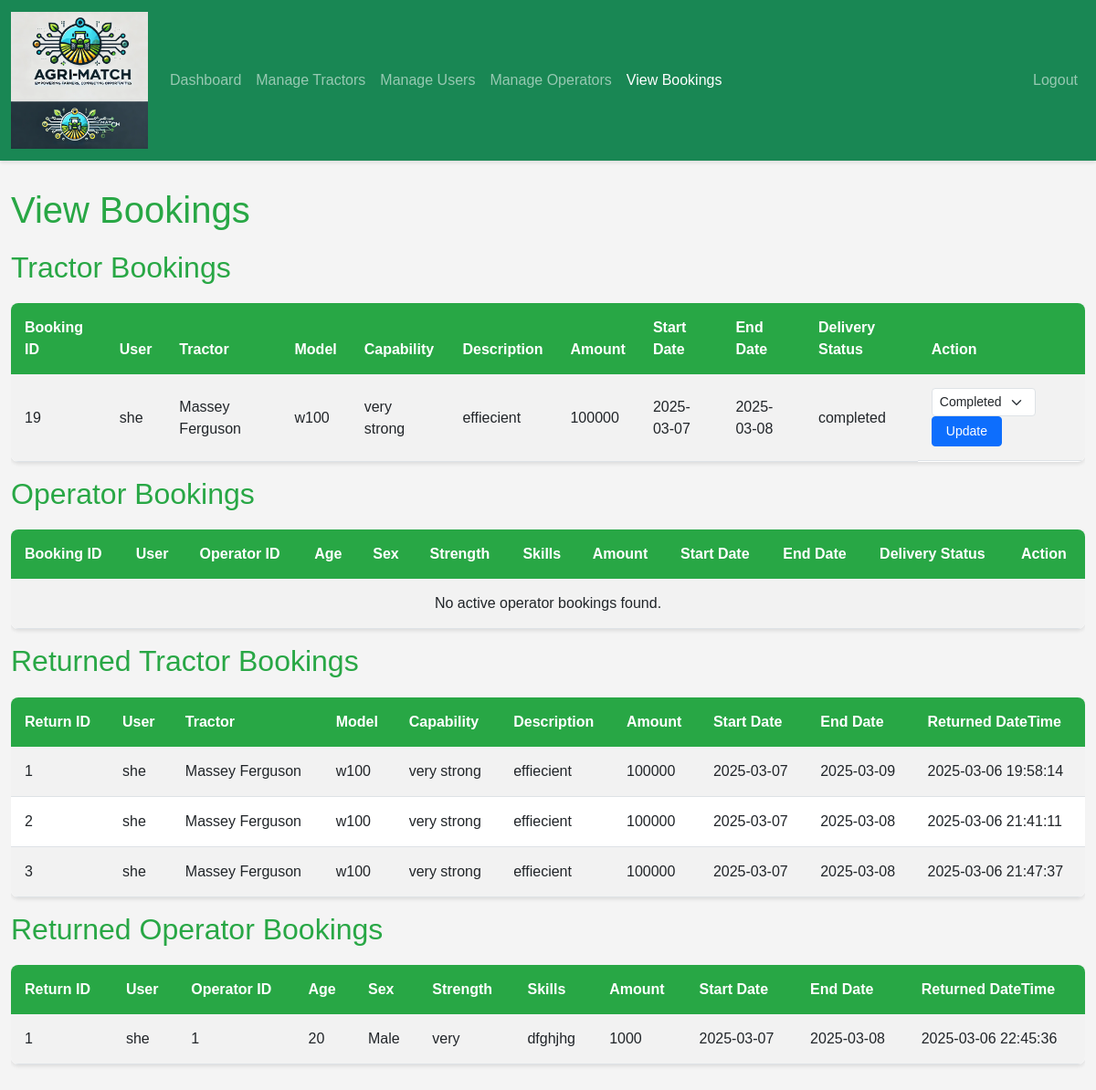
The page /view_bookings.php (signed in) on the database its author committed.
### tables this page shows
CREATE TABLE `bookings` (
  `id` int(11) NOT NULL,
  `user_id` int(11) DEFAULT NULL,
  `tractor_id` int(11) DEFAULT NULL,
  `delivery_status` enum('pending','completed') DEFAULT 'pending',
  `start_date` date DEFAULT NULL,
  `end_date` date DEFAULT NULL,
  `amount` int(11) NOT NULL DEFAULT 0,
  `image` varchar(255) NOT NULL DEFAULT '',
  `purchasedby` int(11) NOT NULL
);

CREATE TABLE `users` (
  `id` int(11) NOT NULL,
  `username` varchar(50) NOT NULL,
  `password` varchar(255) NOT NULL,
  `role` enum('renter','rentee','admin') NOT NULL
);

CREATE TABLE `tractors` (
  `id` int(11) NOT NULL,
  `name` varchar(100) NOT NULL,
  `status` enum('available','booked') DEFAULT 'available',
  `model` varchar(100) NOT NULL,
  `capability` varchar(100) NOT NULL,
  `description` text DEFAULT NULL,
  `amount` int(11) NOT NULL DEFAULT 0,
  `image` varchar(255) NOT NULL DEFAULT '',
  `user_id` int(11) NOT NULL
);

CREATE TABLE `returned_bookings` (
  `id` int(11) NOT NULL,
  `user_id` int(11) DEFAULT NULL,
  `tractor_id` int(11) DEFAULT NULL,
  `start_date` date DEFAULT NULL,
  `end_date` date DEFAULT NULL,
  `amount` int(11) NOT NULL DEFAULT 0,
  `image` varchar(255) NOT NULL,
  `purchasedby` int(11) NOT NULL,
  `returned_datetime` datetime DEFAULT current_timestamp()
);

CREATE TABLE `returned_operator_bookings` (
  `id` int(11) NOT NULL,
  `user_id` int(11) NOT NULL,
  `operator_id` int(11) NOT NULL,
  `start_date` date NOT NULL,
  `end_date` date NOT NULL,
  `amount` int(11) NOT NULL,
  `purchasedby` int(11) NOT NULL,
  `returned_datetime` datetime DEFAULT current_timestamp()
);

CREATE TABLE `operators` (
  `id` int(11) NOT NULL,
  `age` int(11) NOT NULL,
  `sex` enum('Male','Female','Other') NOT NULL,
  `strength` varchar(100) NOT NULL,
  `skills` text NOT NULL,
  `amount` int(11) NOT NULL,
  `created_at` timestamp NOT NULL DEFAULT current_timestamp(),
  `status` enum('available','booked') DEFAULT 'available'
);

### view_bookings.php (the view, shortened to what the rows shown need)
<?php
$conn = new mysqli("localhost", "root", "", "agrimatch");
if ($_SESSION['role'] == 'admin') {
    $sql_tractors = "SELECT bookings.id, bookings.user_id, bookings.tractor_id, bookings.start_date, bookings.end_date, bookings.amount, bookings.delivery_status,
                            users.username, tractors.name, tractors.model, tractors.capability, tractors.description
                     FROM bookings
                     JOIN users ON bookings.user_id = users.id
                     JOIN tractors ON bookings.tractor_id = tractors.id";
    $result_tractors = $conn->query($sql_tractors);
}
if ($_SESSION['role'] == 'admin') {
    $sql_returned_tractors = "SELECT returned_bookings.id, returned_bookings.user_id, returned_bookings.tractor_id, returned_bookings.start_date,
                                     returned_bookings.end_date, returned_bookings.amount, returned_bookings.returned_datetime,
                                     users.username, tractors.name, tractors.model, tractors.capability, tractors.description
                              FROM returned_bookings
                              JOIN users ON returned_bookings.user_id = users.id
                              JOIN tractors ON returned_bookings.tractor_id = tractors.id";
    $result_returned_tractors = $conn->query($sql_returned_tractors);
    $sql_returned_operators = "SELECT rob.id, rob.user_id, rob.operator_id, rob.start_date, rob.end_date, rob.amount, rob.returned_datetime,
                                      users.username, o.age, o.sex, o.strength, o.skills
                               FROM returned_operator_bookings rob
                               JOIN users ON rob.user_id = users.id
                               JOIN operators o ON rob.operator_id = o.id";
    $result_returned_operators = $conn->query($sql_returned_operators);
}
?>
<!DOCTYPE html>
<html lang="en">
<head>
    <link href="https://cdn.jsdelivr.net/npm/bootstrap@5.3.0-alpha1/dist/css/bootstrap.min.css" rel="stylesheet">
    <link href="https://cdnjs.cloudflare.com/ajax/libs/font-awesome/6.0.0-beta3/css/all.min.css" rel="stylesheet">
</head>
<body>
    <div class="container">
        <h1>View Bookings</h1>
        <h2>Tractor Bookings</h2>
        <div class="table-responsive">
            <table class="table table-striped">
                <thead>
                    <tr>
                        <th>Booking ID</th>
                        <th>User</th>
                        <th>Tractor</th>
                        <th>Model</th>
                        <th>Capability</th>
                        <th>Description</th>
                        <th>Amount</th>
                        <th>Start Date</th>
                        <th>End Date</th>
                        <th>Delivery Status</th>
                        <th>Action</th>
                    </tr>
                </thead>
                <tbody>
                    <?php
                    if ($result_tractors->num_rows > 0) {
                        while ($row = $result_tractors->fetch_assoc()) {
                            echo "<tr>
                                    <td>" . htmlspecialchars($row['id']) . "</td>
                                    <td>" . htmlspecialchars($row['username']) . "</td>
                                    <td>" . htmlspecialchars($row['name']) . "</td>
                                    <td>" . htmlspecialchars($row['model']) . "</td>
                                    <td>" . htmlspecialchars($row['capability']) . "</td>
                                    <td>" . htmlspecialchars($row['description']) . "</td>
                                    <td>" . htmlspecialchars($row['amount']) . "</td>
                                    <td>" . htmlspecialchars($row['start_date']) . "</td>
                                    <td>" . htmlspecialchars($row['end_date']) . "</td>
                                    <td>" . htmlspecialchars($row['delivery_status']) . "</td>
                                    <td class='action-buttons'>
                                        <form method='POST'>
                                            <input type='hidden' name='booking_id' value='" . htmlspecialchars($row['id']) . "'>
                                            <input type='hidden' name='type' value='tractor'>
                                            <select name='status' class='form-select form-select-sm'>
                                                <option value='pending'" . ($row['delivery_status'] == 'pending' ? ' selected' : '') . ">Pending</option>
                                                <option value='completed'" . ($row['delivery_status'] == 'completed' ? ' selected' : '') . ">Completed</option>
                                            </select>
                                            <button type='submit' name='update_status' class='btn btn-primary btn-sm btn-update'>Update</button>
                                        </form>
                                    </td>
                                  </tr>";
                        }
                    } else {
                        echo "<tr><td colspan='11' class='text-center'>No active tractor bookings found.</td></tr>";
                    }
                    ?>
                </tbody>
            </table>
        </div>
        <h2>Operator Bookings</h2>
        <div class="table-responsive">
            <table class="table table-striped">
                <thead>
                    <tr>
                        <th>Booking ID</th>
                        <th>User</th>
                        <th>Operator ID</th>
                        <th>Age</th>
                        <th>Sex</th>
                        <th>Strength</th>
                        <th>Skills</th>
                        <th>Amount</th>
                        <th>Start Date</th>
                        <th>End Date</th>
                        <th>Delivery Status</th>
                        <th>Action</th>
                    </tr>
                </thead>
            </table>
        </div>
        <?php if ($_SESSION['role'] == 'admin'): ?>
            <h2>Returned Tractor Bookings</h2>
            <div class="table-responsive">
                <table class="table table-striped">
                    <thead>
                        <tr>
                            <th>Return ID</th>
                            <th>User</th>
                            <th>Tractor</th>
                            <th>Model</th>
                            <th>Capability</th>
                            <th>Description</th>
                            <th>Amount</th>
                            <th>Start Date</th>
                            <th>End Date</th>
                            <th>Returned DateTime</th>
                        </tr>
                    </thead>
                    <tbody>
                        <?php
                        if ($result_returned_tractors && $result_returned_tractors->num_rows > 0) {
                            while ($row = $result_returned_tractors->fetch_assoc()) {
                                echo "<tr>
                                        <td>" . htmlspecialchars($row['id']) . "</td>
                                        <td>" . htmlspecialchars($row['username']) . "</td>
                                        <td>" . htmlspecialchars($row['name']) . "</td>
                                        <td>" . htmlspecialchars($row['model']) . "</td>
                                        <td>" . htmlspecialchars($row['capability']) . "</td>
                                        <td>" . htmlspecialchars($row['description']) . "</td>
                                        <td>" . htmlspecialchars($row['amount']) . "</td>
                                        <td>" . htmlspecialchars($row['start_date']) . "</td>
                                        <td>" . htmlspecialchars($row['end_date']) . "</td>
                                        <td>" . htmlspecialchars($row['returned_datetime']) . "</td>
                                      </tr>";
                            }
                        } else {
                            echo "<tr><td colspan='10' class='text-center'>No returned tractor bookings found.</td></tr>";
                        }
                        ?>
                    </tbody>
                </table>
            </div>
            <h2>Returned Operator Bookings</h2>
            <div class="table-responsive">
                <table class="table table-striped">
                    <thead>
                        <tr>
                            <th>Return ID</th>
                            <th>User</th>
                            <th>Operator ID</th>
                            <th>Age</th>
                            <th>Sex</th>
                            <th>Strength</th>
                            <th>Skills</th>
                            <th>Amount</th>
                            <th>Start Date</th>
                            <th>End Date</th>
                            <th>Returned DateTime</th>
                        </tr>
                    </thead>
                    <tbody>
                        <?php
                        if ($result_returned_operators && $result_returned_operators->num_rows > 0) {
                            while ($row = $result_returned_operators->fetch_assoc()) {
                                echo "<tr>
                                        <td>" . htmlspecialchars($row['id']) . "</td>
                                        <td>" . htmlspecialchars($row['username']) . "</td>
                                        <td>" . htmlspecialchars($row['operator_id']) . "</td>
                                        <td>" . htmlspecialchars($row['age']) . "</td>
                                        <td>" . htmlspecialchars($row['sex']) . "</td>
                                        <td>" . htmlspecialchars($row['strength']) . "</td>
                                        <td>" . htmlspecialchars($row['skills']) . "</td>
                                        <td>" . htmlspecialchars($row['amount']) . "</td>
                                        <td>" . htmlspecialchars($row['start_date']) . "</td>
                                        <td>" . htmlspecialchars($row['end_date']) . "</td>
                                        <td>" . htmlspecialchars($row['returned_datetime']) . "</td>
                                      </tr>";
                            }
                        } else {
                            echo "<tr><td colspan='11' class='text-center'>No returned operator bookings found.</td></tr>";
                        }
                        ?>
                    </tbody>
                </table>
            </div>
        <?php endif; ?>
    </div>
</body>
</html>

### rows shown on the page
bookings: id "19", user.username "she", tractor.name "Massey Ferguson", tractor.model "w100", tractor.capability "very strong", tractor.description "effiecient", amount "100000", start_date "2025-03-07", end_date "2025-03-08", delivery_status "completed", status "Completed"
returned_bookings: id "1", user.username "she", tractor.name "Massey Ferguson", tractor.model "w100", tractor.capability "very strong", tractor.description "effiecient", amount "100000", start_date "2025-03-07", end_date "2025-03-09", returned_datetime "2025-03-06 19:58:14"
returned_bookings: id "2", user.username "she", tractor.name "Massey Ferguson", tractor.model "w100", tractor.capability "very strong", tractor.description "effiecient", amount "100000", start_date "2025-03-07", end_date "2025-03-08", returned_datetime "2025-03-06 21:41:11"
returned_bookings: id "3", user.username "she", tractor.name "Massey Ferguson", tractor.model "w100", tractor.capability "very strong", tractor.description "effiecient", amount "100000", start_date "2025-03-07", end_date "2025-03-08", returned_datetime "2025-03-06 21:47:37"
returned_operator_bookings: id "1", user.username "she", operator "1", operator.age "20", operator.sex "Male", operator.strength "very", operator.skills "dfghjhg", amount "1000", start_date "2025-03-07", end_date "2025-03-08", returned_datetime "2025-03-06 22:45:36"
